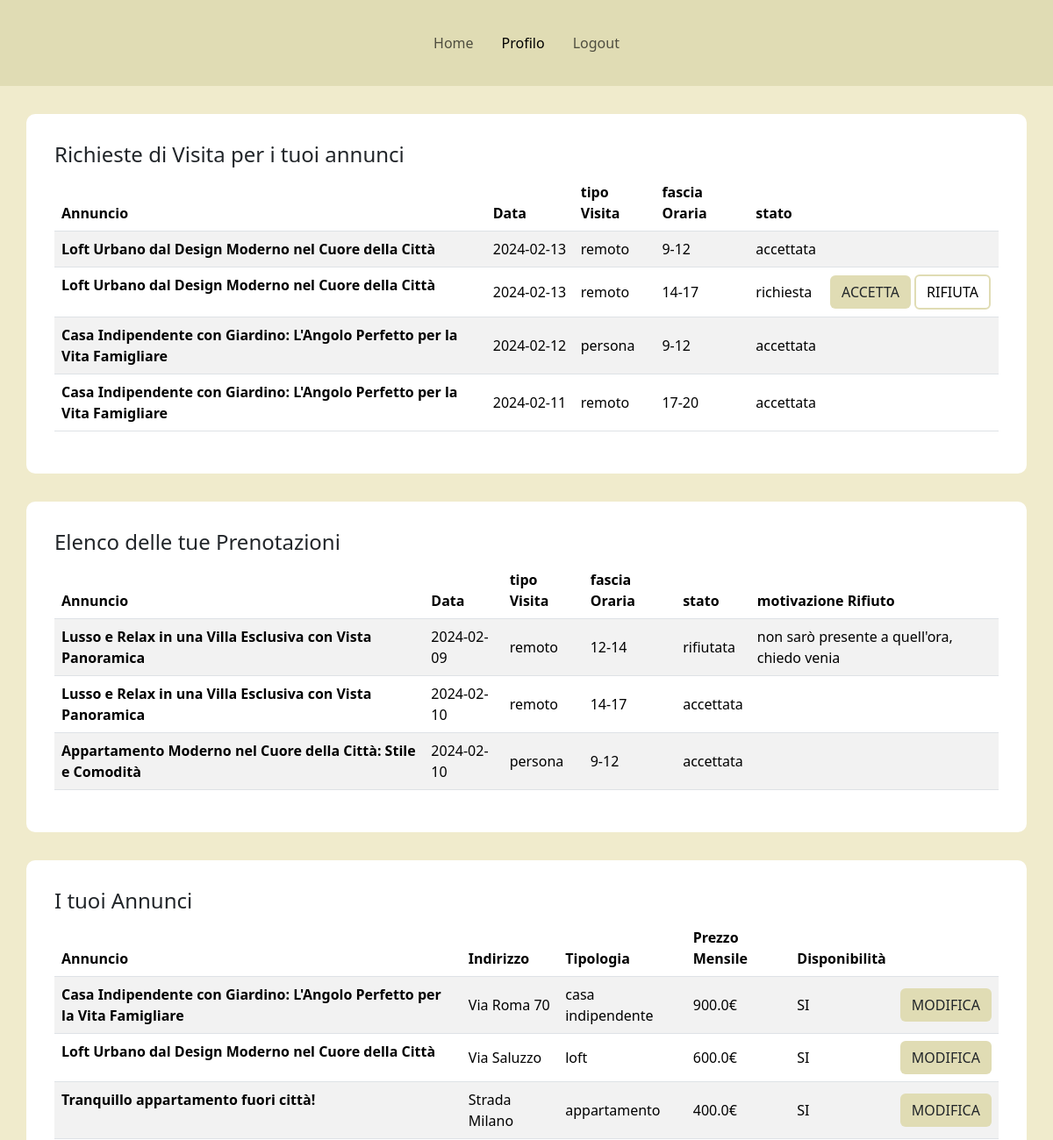
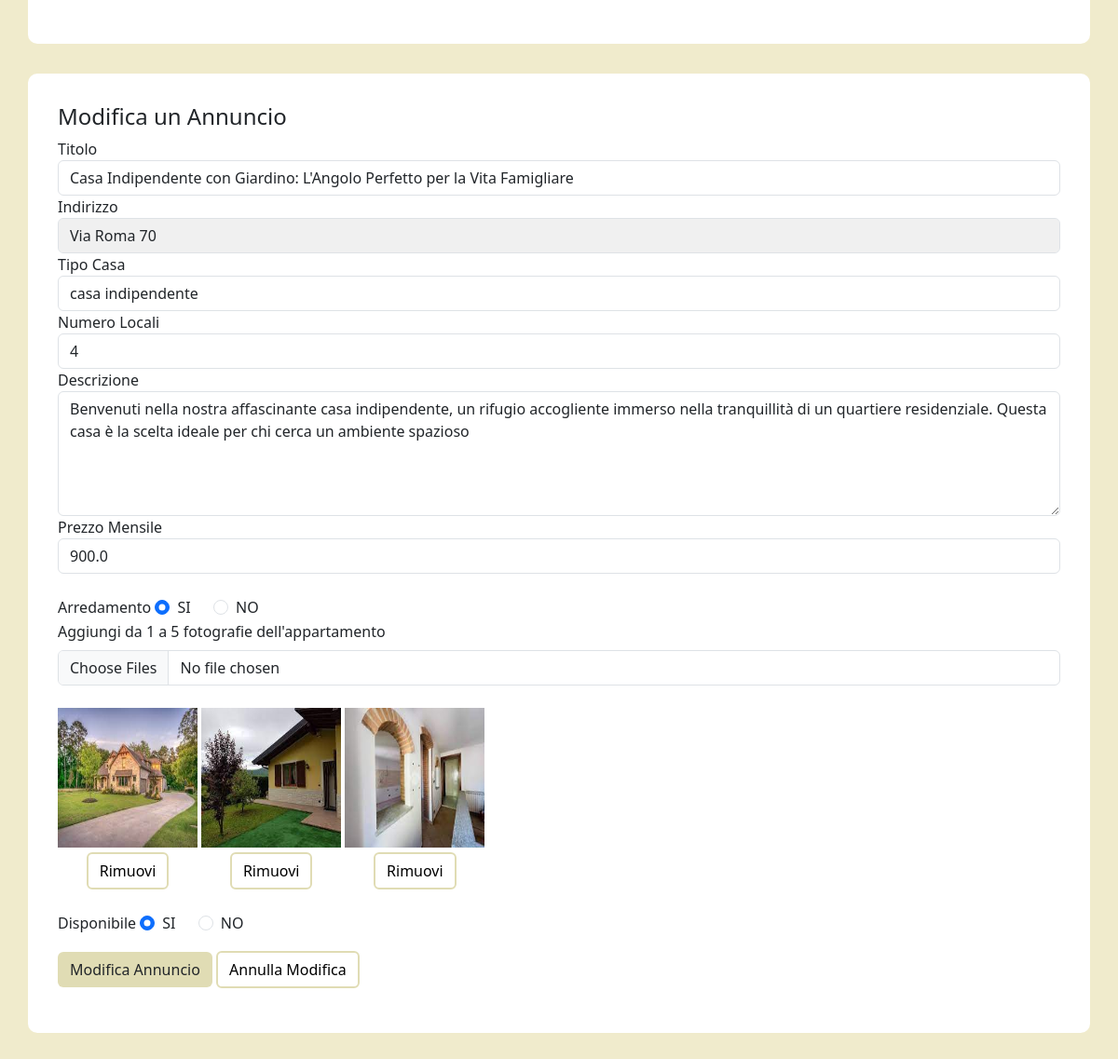
Page /profilo/1/1 (signed in) on the committed database (2 pictures, top to bottom).
### tables this page shows
CREATE TABLE "PRENOTAZIONI" (
	"Data"	TEXT NOT NULL,
	"tipoVisita"	TEXT NOT NULL,
	"fasciaOraria"	TEXT NOT NULL,
	"stato"	TEXT NOT NULL,
	"motivazioneRifiuto"	TEXT,
	"idAnnuncio"	INTEGER NOT NULL,
	"idUtente"	INTEGER NOT NULL,
	PRIMARY KEY("idUtente","Data","fasciaOraria"),
	FOREIGN KEY("idAnnuncio") REFERENCES "ANNUNCI"("idAnnuncio")
);

CREATE TABLE "ANNUNCI" (
	"idAnnuncio"	INTEGER NOT NULL,
	"titolo"	TEXT NOT NULL,
	"indirizzo"	TEXT NOT NULL,
	"tipoCasa"	TEXT NOT NULL,
	"numeroLocali"	TEXT NOT NULL,
	"descrizione"	TEXT NOT NULL,
	"prezzoMensile"	REAL NOT NULL,
	"arredamento"	TEXT NOT NULL,
	"disponibilita"	TEXT NOT NULL,
	"idUtente"	INTEGER NOT NULL,
	PRIMARY KEY("idAnnuncio" AUTOINCREMENT),
	FOREIGN KEY("idUtente") REFERENCES "UTENTI"("idUtente")
);

### app.py (the view, shortened to what this page needs)
@app.route('/profilo')
@app.route('/profilo/<int:id>')
@app.route('/profilo/<int:id>/<path:foto>')
@login_required
def profilo(id=None, foto=None): #annuncio=None significa che il parametro è opzionale.
   if foto is None and id is not None:
      annunci=posts_dao.get_annunci(current_user.id)
      annuncio=posts_dao.get_singleAnnuncio(id)
      prenotazioniL1, prenotazioniL2=posts_dao.get_prenotazioniL(current_user.id)
      return render_template('profilo.html', annunci=annunci, annuncio=annuncio,prenotazioniL1=prenotazioniL1, prenotazioniL2=prenotazioniL2)
   if foto is not None and id is not None:
      annunci=posts_dao.get_annunci(current_user.id)
      annuncio=posts_dao.get_singleAnnuncio(id)
      annuncio_dict=dict(annuncio)
      foto_concatenate=annuncio['foto_concatenate'].split(',')
      if foto in foto_concatenate:
         foto_concatenate.remove(foto)
      nuova_foto_concatenate=','.join(foto_concatenate)
      annuncio_dict['foto_concatenate']=nuova_foto_concatenate
      prenotazioniL1, prenotazioniL2=posts_dao.get_prenotazioniL(current_user.id)
      return render_template('profilo.html', annunci=annunci, annuncio=annuncio_dict,prenotazioniL1=prenotazioniL1, prenotazioniL2=prenotazioniL2)

### app.py (called while the page is built)
@login_manager.user_loader
def load_user(user_id):
    db_user=posts_dao.get_user_by_id(user_id)
    user = User(id=db_user['idUtente'],
                username=db_user['username'],
                password=db_user['password'],
                tipo=db_user['tipo'])
    return user

### posts_dao.py (called while the page is built)
def get_user_by_id(id_utente):
    query = 'SELECT * FROM UTENTI WHERE idUtente = ?'
    connection = sqlite3.connect('db/affitti.db')
    connection.row_factory = sqlite3.Row
    cursor = connection.cursor()
    cursor.execute(query, (id_utente,))
    result = cursor.fetchone()
    cursor.close()
    connection.close()
    return result

def get_annunci(id):
    conn =sqlite3.connect('db/affitti.db')
    conn.row_factory = sqlite3.Row
    cursor= conn.cursor()
    sql = '''SELECT  ANNUNCI.idAnnuncio, titolo, indirizzo, tipoCasa, numeroLocali, descrizione,
    prezzoMensile, arredamento, disponibilita, urlFoto FROM ANNUNCI, FOTO
    where ANNUNCI.idUtente = ? and ANNUNCI.idAnnuncio = FOTO.idAnnuncio and FOTO.rimosso= 'FALSE'
    GROUP BY ANNUNCI.idAnnuncio'''
    cursor.execute(sql, (id,))
    annunci= cursor.fetchall()
    cursor.close()
    conn.close()
    return annunci

def get_singleAnnuncio(id):
    conn =sqlite3.connect('db/affitti.db')
    conn.row_factory = sqlite3.Row
    cursor= conn.cursor()
    sql = '''SELECT ANNUNCI.* ,GROUP_CONCAT(urlFoto, ',') AS foto_concatenate
           FROM ANNUNCI, FOTO
           where ANNUNCI.idAnnuncio = ? and ANNUNCI.idAnnuncio = FOTO.idAnnuncio and FOTO.rimosso ='FALSE'
           GROUP BY ANNUNCI.idAnnuncio'''
    cursor.execute(sql, (id,))
    annuncio= cursor.fetchone()  #vedere se meglio fetchone o fetchall
    cursor.close()
    conn.close()
    return annuncio

def get_prenotazioniL(id):
    conn =sqlite3.connect('db/affitti.db')
    conn.row_factory = sqlite3.Row
    cursor= conn.cursor()
    sql1='SELECT PRENOTAZIONI.*, ANNUNCI.titolo \
            FROM PRENOTAZIONI, ANNUNCI\
            WHERE PRENOTAZIONI.idAnnuncio=ANNUNCI.idAnnuncio \
            AND PRENOTAZIONI.idUtente = ?'
    sql2='SELECT PRENOTAZIONI.*, ANNUNCI.titolo \
            FROM PRENOTAZIONI, ANNUNCI\
            WHERE PRENOTAZIONI.idAnnuncio = ANNUNCI.idAnnuncio\
            AND ANNUNCI.idUtente = ?'
    result1 = cursor.execute(sql1, (id,)).fetchall()
    result2 = cursor.execute(sql2, (id,)).fetchall()
    cursor.close()
    conn.close()
    return result1, result2

### templates/profilo.html (shortened to what this page needs)
{% extends "base.html" %}
{% block liNav %}
  <li class="nav-item">
    <a class="nav-link mx-2" aria-current="page" href="{{url_for('index')}}">Home</a>
  </li>
  {% if current_user.is_authenticated %}
    <li class="nav-item">
      <a class="nav-link mx-2 active" href="#">Profilo</a>
    </li>
    <li class="nav-item">
      <a class="nav-link mx-2" href="{{url_for('logout')}}">Logout</a>
    </li>
    {% else %}
    <li class="nav-item">
      <a class="nav-link mx-2" href="{{url_for('Page_login')}}">Login</a>
    </li>
  {% endif %}
{% endblock %}
{% block content %}
  {% if current_user.tipo == 'locatore' %}
    <div class="container containerDefault">
      <h4>Richieste di Visita per i tuoi annunci</h4>
      <div style="background-color: #e7effd;">
          <table class="table table-striped">
            <thead>
              <tr>
                <th scope="col">Annuncio</th>
                <th scope="col">Data</th>
                <th scope="col">tipo Visita</th>
                <th scope="col">fascia Oraria</th>
                <th scope="col">stato</th>
                <th scope="col" colspan="3"></th>
              </tr>
            </thead>
            <tbody>
              {% for pren in prenotazioniL2 %}
                {% if pren.idUtente != current_user.id %}
                  <tr>
                    {% if pren.stato == 'richiesta' %}
                      <form action="/gestioneStatoRichiesta" method="POST">
                    {%endif%}
                      <th scope="row">{{pren.titolo}}</th>
                      <td class="tdData">{{pren.Data}}</td>
                      <td>{{pren.tipoVisita}}</td>
                      <td>{{pren.fasciaOraria}}</td>
                      <td>{{pren.stato}}</td>
                    {% if pren.stato == 'richiesta' %}
                      <td class="tdAeR">
                        <button type="submit" class="btn buttonAccRichiesta" name="btnRichiesta" value="accetta">ACCETTA</button>
                        <button type="submit" class="btn buttonRifRichiesta" name="btnRichiesta" value="rifiuta">RIFIUTA</button>
                      </td>
                    </form>
                    {%else%}
                        <td  colspan="3"></td>
                    {% endif %}
                  </tr>
                {% endif %}
              {% endfor %}
            </tbody>
          </table>
      </div>
    </div>
    <div class="container containerDefault">
      <h4>Elenco delle tue Prenotazioni</h4>
      <div style="background-color: #e7effd;">
        <table class="table table-striped">
          <thead>
            <tr>
              <th scope="col">Annuncio</th>
              <th scope="col">Data</th>
              <th scope="col">tipo Visita</th>
              <th scope="col">fascia Oraria</th>
              <th scope="col">stato</th>
              <th scope="col">motivazione Rifiuto</th>
            </tr>
          </thead>
          <tbody>
            {% for pren in prenotazioniL1 %}
              {% if pren.idUtente == current_user.id %}
              <tr>
                <th scope="row">{{pren.titolo}}</th>
                <td>{{pren.Data}}</td>
                <td>{{pren.tipoVisita}}</td>
                <td>{{pren.fasciaOraria}}</td>
                <td>{{pren.stato}}</td>
                {% if pren.motivazioneRifiuto is not none %}
                  <td>{{pren.motivazioneRifiuto}}</td>
                {% else %}
                  <td></td>
                {% endif%}
              </tr>
              {% endif %}
            {% endfor %}
          </tbody>
        </table>
      </div>
    </div>
    <div class="container containerDefault">
      <h4>I tuoi Annunci</h4>
        <div style="background-color: #e7effd;">
          <table class="table table-striped">
            <thead>
              <tr>
                <th scope="col">Annuncio</th>
                <th scope="col">Indirizzo</th>
                <th scope="col">Tipologia</th>
                <th scope="col">Prezzo Mensile</th>
                <th scope="col">Disponibilità</th>
                <th scope="col"></th>
              </tr>
            </thead>
            <tbody>
              {% for ann in annunci %}
                <tr>
                  <th scope="row">{{ann.titolo}}</th>
                  <td>{{ann.indirizzo}}</td>
                  <td>{{ann.tipoCasa}}</td>
                  <td>{{ann.prezzoMensile}}€</td>
                  <td>{{ann.disponibilita}}</td>
                  <td>
                    <form action="/modificaAnn/{{ann.idAnnuncio}}" method="POST">
                      <button type="submit" class="btn buttonModifica">MODIFICA</button>
                    </form>
                  </td>
                </tr>
              {% endfor %}
            </tbody>
          </table>
        </div>
    </div>
    <div class="container containerDefault">
      {% if current_user.is_authenticated %}
            {% if annuncio %}
          <form action="/Ann/mod" method="POST" enctype="multipart/form-data">
            <h4>Modifica un Annuncio</h4>
              <div class="form-group">
                  <label for="titolo">Titolo</label>
                  <input type="text" name="titolo" class="form-control" value="{{annuncio.titolo}}" required autofocus>
              </div>
              <div class="form-group">
                <label for="indirizzo">Indirizzo</label>
                <input type="text" name="indirizzo" class="form-control grigioChiaro" value="{{annuncio.indirizzo}}" readonly>
              </div>
              <div class="form-group">
                <label for="tipoC">Tipo Casa</label>
                <select class="form-control" name="tipoC" required>
                  {% set case = ['casa indipendente', 'appartamento', 'loft', 'villa'] %}
                  {% for casa in case %}
                      <option name="tipoC" {% if annuncio.tipoCasa == casa %}selected{% endif %}>{{ casa }}</option>
                  {% endfor %}
                </select>
              </div>
              <div class="form-group">
                <label for="numLocali">Numero Locali</label>
                <select class="form-control" name="numLocali" required>
                  {% set numeri = ['1','2','3','4','5+'] %}
                  {% for numero in numeri %}
                      <option name="numLocali" {% if annuncio.numeroLocali == numero %}selected{% endif %}>{{ numero }}</option>
                  {% endfor %}
                </select>
              </div>
              <div class="form-group">
                  <label for="descrizione">Descrizione</label>
                  <textarea name="descrizione" msg cols="30" rows="5" class="form-control" required>{{annuncio.descrizione}}</textarea>
              </div>
              <div class="form-group">
                <label for="prezzoM">Prezzo Mensile</label>
                <input type="number" name="prezzoM" class="form-control" value="{{annuncio.prezzoMensile}}" min="100" max="2500" step="50" required>
              </div>
              <br>
              <div class="form-group mb-3">
                <label for="divArredato">Arredamento</label>
                {% if annuncio.arredamento == 'SI' %}
                  <div class="form-check form-check-inline" id="divArredato">
                    <input type="radio" class="form-check-input" id="rad1" name="arredato" value="SI" checked>SI
                  </div>
                  <div class="form-check form-check-inline">
                    <input type="radio" class="form-check-input" id="rad2" name="arredato" value="NO">NO
                  </div>
                {% endif %}
              <div class="form-group">
                  <label for="imgCommento" class="form-label">Aggiungi da 1 a 5 fotografie dell'appartamento</label>
                  <input class="form-control" type="file" name="imgAnnuncio" multiple>
                  <br>
                  {% set foto_list = annuncio.foto_concatenate.split(',') %}
                  {%if foto_list != [''] %}
                    {% for foto in foto_list %}
                      <div class="foto-container">
                              <img src="{{ url_for('static', filename=foto) }}" alt="Foto" class="fotoAnnunci">
                              <button type="submit" class="btn buttonRimuovi" name="rimuoviFoto" value="{{ foto }}">Rimuovi</button>
                      </div>
                    {% endfor %}
                  {%endif%}
              </div>
              <br>
              <div class="form-group mb-3">
                <label for="divDisponibile">Disponibile</label>
                {% if annuncio.disponibilita == 'SI' %}
                <div class="form-check form-check-inline" id="divDisponibile">
                  <input type="radio" class="form-check-input" id="radD1" name="disponibile" value="SI" checked>SI
                </div>
                <div class="form-check form-check-inline">
                  <input type="radio" class="form-check-input" id="radD2" name="disponibile" value="NO">NO
                </div>
                {% endif %}
              </div>
              <div class="form-group">
                  <button type="submit" id="annuncio" class="btn buttonModifica">Modifica Annuncio</button>
                  <a href="{{url_for('profilo')}}" class="btn buttonRimuovi">Annulla Modifica</a>
                </div>
            </form>
          {% endif %}
      {% endif %}
    </div>
  {%endif%}
{% endblock %}

### static/css/style.css (style rules this page uses)
.nav-item { line-height:50px; }
body { background-color: #f0ebcc; }
.fotoAnnunci { width: 150px; height: 150px; }
.foto-container { display: inline-block; }
.foto-container button { display: block; margin:auto; margin-top: 5px; }
.grigioChiaro { background-color: #f0f0f0; }
.containerDefault { background-color: white; padding: 2rem; margin-top: 2rem; border-radius: 10px; margin-bottom: 2rem; }
.buttonAccRichiesta { background-color: #e0dcb4; }
.buttonRifRichiesta { background-color: transparent; border: 2px solid #e0dcb4; color: black; }
.buttonModifica { background-color: #e0dcb4; }
.buttonRimuovi { background-color: transparent; border: 2px solid #e0dcb4; color: black; }
td { vertical-align: middle; }
.tdData { width: 100px; }
.tdAeR { width: 200px; }

### rows in the picture
PRENOTAZIONI: titolo "Loft Urbano dal Design Moderno nel Cuore della Città", Data "2024-02-13", tipoVisita "remoto", fasciaOraria "9-12", stato "accettata"
PRENOTAZIONI: titolo "Loft Urbano dal Design Moderno nel Cuore della Città", Data "2024-02-13", tipoVisita "remoto", fasciaOraria "14-17", stato "richiesta"
PRENOTAZIONI: titolo "Casa Indipendente con Giardino: L'Angolo Perfetto per la Vita Famigliare", Data "2024-02-12", tipoVisita "persona", fasciaOraria "9-12", stato "accettata"
PRENOTAZIONI: titolo "Casa Indipendente con Giardino: L'Angolo Perfetto per la Vita Famigliare", Data "2024-02-11", tipoVisita "remoto", fasciaOraria "17-20", stato "accettata"
PRENOTAZIONI: titolo "Lusso e Relax in una Villa Esclusiva con Vista Panoramica", Data "2024-02-09", tipoVisita "remoto", fasciaOraria "12-14", stato "rifiutata", motivazioneRifiuto "non sarò presente a quell'ora, chiedo venia"
PRENOTAZIONI: titolo "Lusso e Relax in una Villa Esclusiva con Vista Panoramica", Data "2024-02-10", tipoVisita "remoto", fasciaOraria "14-17", stato "accettata"
PRENOTAZIONI: titolo "Appartamento Moderno nel Cuore della Città: Stile e Comodità", Data "2024-02-10", tipoVisita "persona", fasciaOraria "9-12", stato "accettata"
ANNUNCI: titolo "Casa Indipendente con Giardino: L'Angolo Perfetto per la Vita Famigliare", indirizzo "Via Roma 70", tipoCasa "casa indipendente", prezzoMensile "900.0", disponibilita "SI", tipoC "casa indipendente", numLocali "4", descrizione "Benvenuti nella nostra affascinante casa indipendente, un rifugio accogliente immerso nella tranquillità di un quartiere residenziale. Questa casa è la scelta ideale per chi cerca un ambiente spazioso", prezzoM "900.0"
ANNUNCI: titolo "Loft Urbano dal Design Moderno nel Cuore della Città", indirizzo "Via Saluzzo", tipoCasa "loft", prezzoMensile "600.0", disponibilita "SI"
ANNUNCI: titolo "Tranquillo appartamento fuori città!", indirizzo "Strada Milano", tipoCasa "appartamento", prezzoMensile "400.0", disponibilita "SI"
